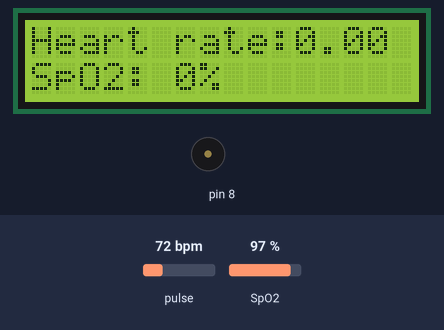
Recording of a sketch running on a simulated Arduino Uno, built with avr-gcc and run on an emulated ATmega328P. Parts: 16×2 character LCD, buzzer (waves = sounding). Inputs (shaded band) come from the test bench; at power-on: pulse 72 bpm, SpO2 97 %. What the sketch prints to the serial monitor is not drawn.

Above: at 1.6 s.
1.7 s: pulse set to 42 bpm
At 4.15 s:
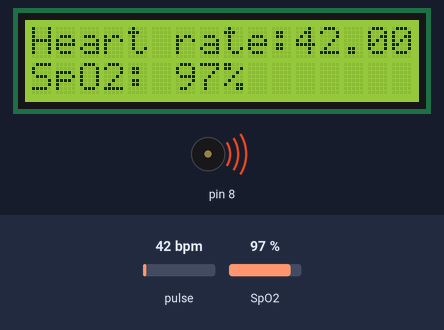
5.5 s: SpO2 set to 80 %
At 6.6 s:
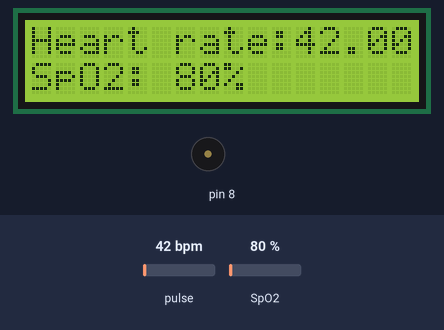
7.7 s: pulse set to 70 bpm
At 8.6 s:
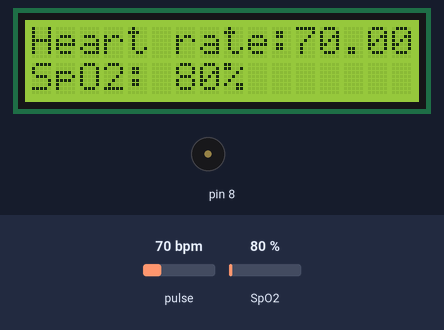
9.5 s: SpO2 set to 85 %
At 10.7 s:
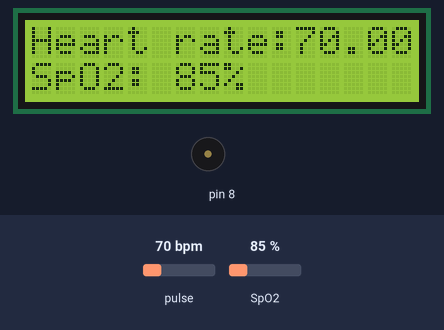
Timing chart, 0 to 12.8 s (numbered marks = the images above; inputs shaded):
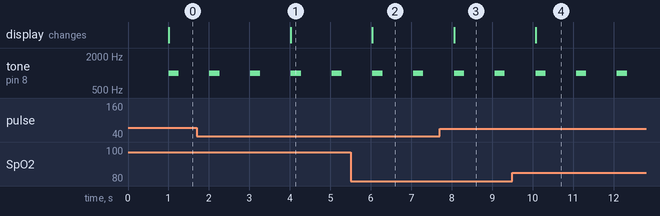

The sketch:

Pulse_Oximeter.ino
```cpp
#include <LiquidCrystal.h>

LiquidCrystal lcd(12, 11, 5, 4, 3, 2);

#include <Wire.h>
#include "MAX30100_PulseOximeter.h"

#define REPORTING_PERIOD_MS     1000

PulseOximeter pox;
uint32_t tsLastReport = 0;

void onBeatDetected()
{
    Serial.println("Beat!");
}

void setup()
{
  Serial.begin(9600);
 lcd.begin(16, 2);

    if (!pox.begin()) {
        lcd.println("FAILED");
        for(;;);
    } else {
        lcd.println("SUCCESS");
    }
     pox.setIRLedCurrent(MAX30100_LED_CURR_7_6MA);

    pox.setOnBeatDetectedCallback(onBeatDetected);
}

void loop()
{

    pox.update();
    if (millis() - tsLastReport > REPORTING_PERIOD_MS) {

        lcd.clear();
        lcd.setCursor(0,0);
        lcd.print("Heart rate:");
        lcd.print(pox.getHeartRate());
        lcd.setCursor(0, 1);
        lcd.print("SpO2: ");
        lcd.print(pox.getSpO2());
        lcd.print("%");
        tone(8,1000,250);

        tsLastReport = millis();

    }

}
```

Measured:
- after the input at 1.7 s, the display: changes after 2.3 s (image 1)
- after the input at 5.5 s, the display: changes after 0.54 s (image 2)
- after the input at 7.7 s, the display: changes after 0.36 s (image 3)
- after the input at 9.5 s, the display: changes after 0.57 s (image 4)
- by itself, tone on pin 8: alternates 1000 Hz for 0.25 s and silent for 0.76 s
